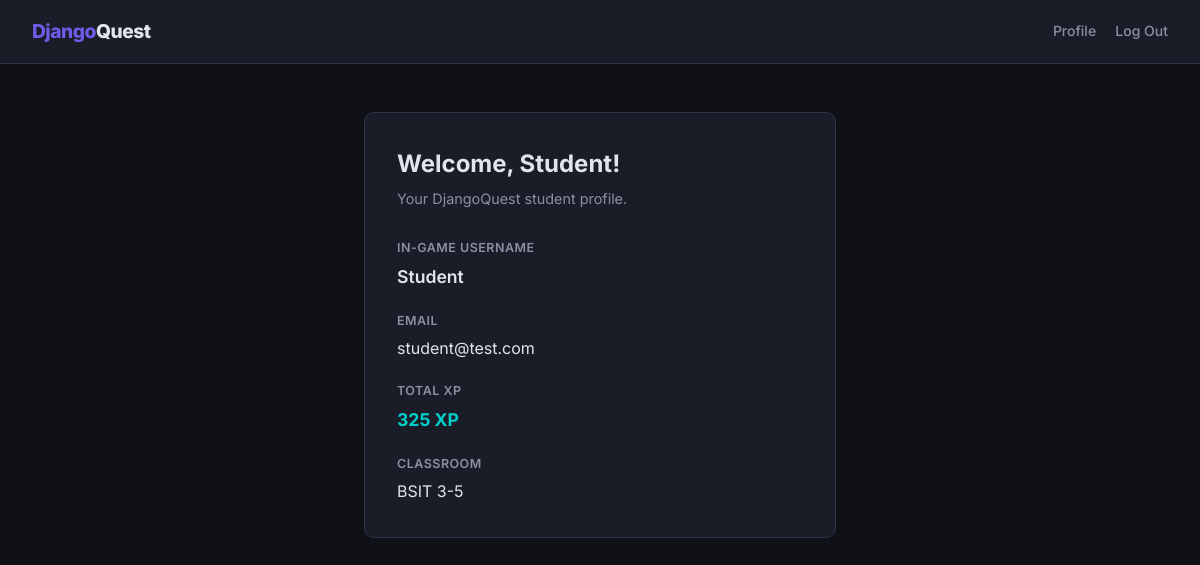
Page /student/profile/ (signed in) on the committed database.
### users/models.py (models this page shows, shortened)
class User(AbstractUser):
    email = models.EmailField(unique=True)
    username = models.CharField(max_length=150, unique=True)
    is_verified = models.BooleanField(default=False)
    is_teacher = models.BooleanField(default=False, db_index=True)  # indexed: filter teachers fast
    is_student = models.BooleanField(default=True, db_index=True)   # indexed: filter students fast
    date_joined = models.DateTimeField(auto_now_add=True)
    objects = UserManager()
    USERNAME_FIELD = 'email'
    REQUIRED_FIELDS = ['username']
    groups = models.ManyToManyField(
        'auth.Group',
        related_name='custom_user_set',
        blank=True,
        help_text='The groups this user belongs to.',
        verbose_name='groups',
    )
    user_permissions = models.ManyToManyField(
        'auth.Permission',
        related_name='custom_user_permission_set',
        blank=True,
        help_text='Specific permissions for this user.',
        verbose_name='user permissions',
    )

class Profile(models.Model):
    user = models.OneToOneField(User, on_delete=models.CASCADE, related_name="profile")
    avatar = models.ImageField(upload_to="avatars/", null=True, blank=True)
    bio = models.TextField(blank=True)
    total_xp = models.IntegerField(default=0)
    classroom = models.ForeignKey(
        Classroom,
        on_delete=models.SET_NULL,
        null=True,
        blank=True,
        related_name='students',
        db_index=True,  # indexed: "students in classroom X" queries are O(log n)
        help_text='The classroom this student is enrolled in.',
    )

class Classroom(models.Model):
    teacher = models.ForeignKey(
        User,
        on_delete=models.CASCADE,
        related_name='classrooms',
        limit_choices_to={'is_teacher': True},
    )
    name = models.CharField(max_length=200)
    enrollment_code = models.CharField(
        max_length=8,
        unique=True,
        default=generate_enrollment_code,
        editable=False,
    )
    created_at = models.DateTimeField(auto_now_add=True)

### dashboard/views.py (the view)
# urls.py: path('student/profile/', views.student_profile, name='student_profile'),
@login_required(login_url='/login/')
def student_profile(request):
    profile, _ = Profile.objects.get_or_create(user=request.user)
    return render(request, 'dashboard/student_profile.html', {'profile': profile})

### dashboard/templates/dashboard/student_profile.html (shortened to what this page needs)
{% extends "dashboard/base.html" %}
{% block content %}
<div class="container">
    <div class="card">
        <h2>Welcome, {{ user.username }}!</h2>
        <p class="subtitle">Your DjangoQuest student profile.</p>
        <div style="display:grid; gap:1rem;">
            <div>
                <span style="font-size:.78rem; text-transform:uppercase; letter-spacing:.5px; color:var(--text-dim); font-weight:600;">In-Game Username</span>
                <p style="font-size:1.1rem; font-weight:600; margin-top:.2rem;">{{ user.username }}</p>
            </div>
            <div>
                <span style="font-size:.78rem; text-transform:uppercase; letter-spacing:.5px; color:var(--text-dim); font-weight:600;">Email</span>
                <p style="margin-top:.2rem;">{{ user.email }}</p>
            </div>
            <div>
                <span style="font-size:.78rem; text-transform:uppercase; letter-spacing:.5px; color:var(--text-dim); font-weight:600;">Total XP</span>
                <p style="font-size:1.1rem; font-weight:700; color:var(--success); margin-top:.2rem;">{{ profile.total_xp }} XP</p>
            </div>
            <div>
                <span style="font-size:.78rem; text-transform:uppercase; letter-spacing:.5px; color:var(--text-dim); font-weight:600;">Classroom</span>
                <p style="margin-top:.2rem;">
                    {% if profile.classroom %}
                        {{ profile.classroom.name }}
                    {% else %}
                        <span style="color:var(--text-dim);">Not enrolled — enter a code in-game to join!</span>
                    {% endif %}
                </p>
            </div>
        </div>
    </div>
</div>
{% endblock %}

### dashboard/templates/dashboard/base.html (style rules this page uses)
*, *::before, *::after { box-sizing: border-box; margin: 0; padding: 0; }
:root { --bg: #0f1117; --surface: #1a1d27; --surface-2: #242834; --border: #2e3345; --text: #e2e4ed; --text-dim: #8b8fa3; --accent: #6c5ce7; --accent-hover: #7c6df7; --accent-soft: rgba(108, 92, 231, .12); --success: #00cec9; --danger: #ff6b6b; --warning: #feca57; --radius: 10px; }
body { font-family: 'Inter', -apple-system, BlinkMacSystemFont, sans-serif; background: var(--bg); color: var(--text); min-height: 100vh; line-height: 1.6; }
.container { max-width: 520px; margin: 3rem auto; padding: 0 1.5rem; }
.card { background: var(--surface); border: 1px solid var(--border); border-radius: var(--radius); padding: 2rem; }
.card h2 { font-size: 1.5rem; font-weight: 700; margin-bottom: .25rem; }
.card .subtitle { color: var(--text-dim); font-size: 0.9rem; margin-bottom: 1.5rem; }

### rows in the picture
User: username "Student", email "student@test.com"
Profile: total_xp "325", classroom.name "BSIT 3-5"
